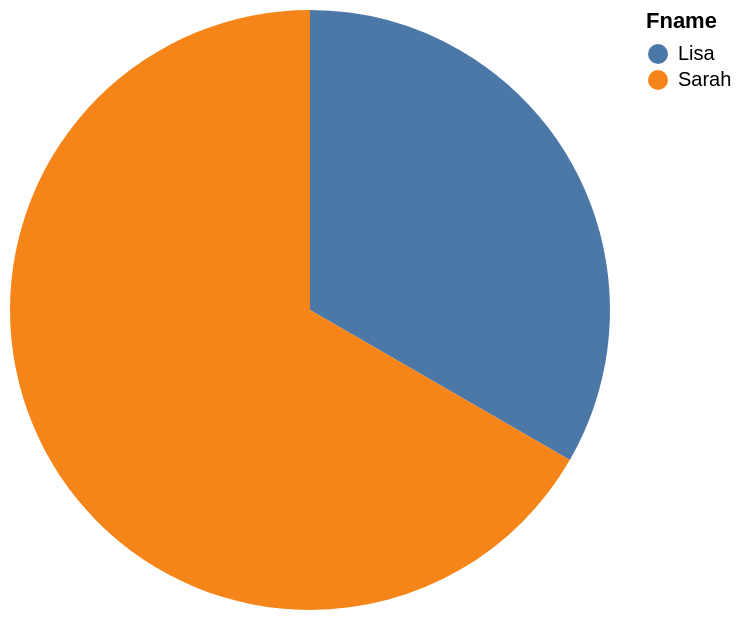

Write a Vega-Lite specification for this figure.
### Vega-Lite specification from a JSON file in a GitHub repository (floating-point values rounded to 4 significant figures)
{"data": {"values": [{"x_data": "Lisa", "y_data": 1}, {"x_data": "Sarah", "y_data": 2}]}, "mark": "arc", "encoding": {"theta": {"field": "y_data", "type": "quantitative", "title": "COUNT(Fname)"}, "color": {"field": "x_data", "type": "nominal", "title": "Fname"}}}
